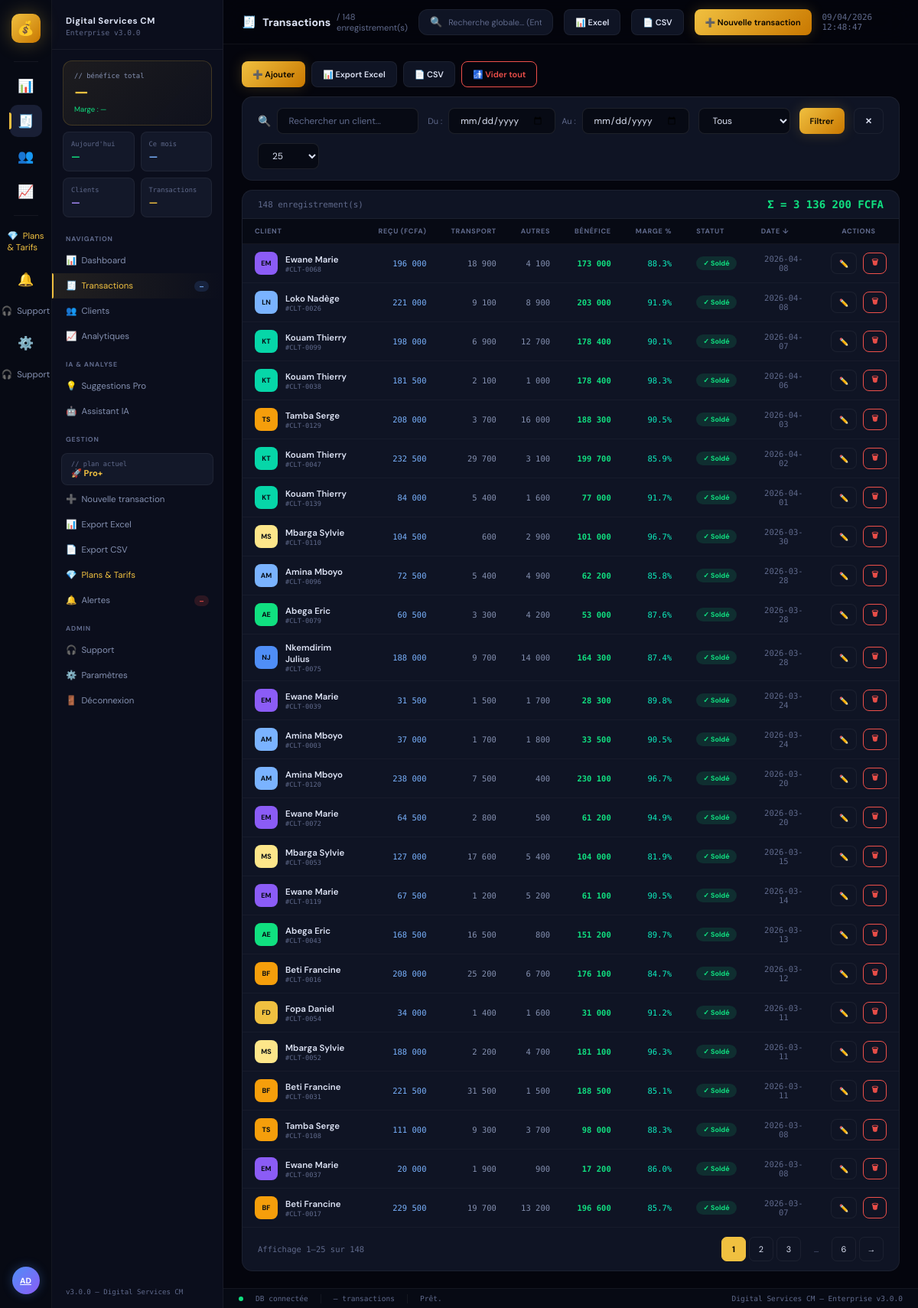
Page /transactions/ (signed in) on the committed database.
### app/models.py (models this page shows, shortened)
class User(UserMixin, db.Model):
    __tablename__ = "users"
    id         = db.Column(db.Integer, primary_key=True)
    username   = db.Column(db.String(80),  unique=True, nullable=False)
    email      = db.Column(db.String(120), unique=True, nullable=False)
    password_h = db.Column(db.String(256), nullable=False)
    role       = db.Column(db.String(20),  default="admin")  # admin | viewer
    created_at = db.Column(db.DateTime, default=datetime.utcnow)
    last_login = db.Column(db.DateTime)

class Transaction(db.Model):
    __tablename__ = "transactions"
    id           = db.Column(db.Integer, primary_key=True)
    client       = db.Column(db.String(120), nullable=False, index=True)
    montant_recu = db.Column(db.Float, nullable=False)
    transport    = db.Column(db.Float, default=0.0)
    autres       = db.Column(db.Float, default=0.0)
    date         = db.Column(db.String(10), nullable=False, index=True)
    statut       = db.Column(db.String(20), default="soldé")
    notes        = db.Column(db.Text, default="")
    created_at   = db.Column(db.DateTime, default=datetime.utcnow)
    updated_at   = db.Column(db.DateTime, default=datetime.utcnow,
                             onupdate=datetime.utcnow)
    @property
    def benefice(self) -> float:
        return round(self.montant_recu - self.transport - self.autres, 2)
    @property
    def marge(self) -> float:
        if self.montant_recu == 0:
            return 0.0
        return round(self.benefice / self.montant_recu * 100, 1)

### app/routes/transactions.py (the view)
@bp.route("/")
@login_required
def index():
    page     = request.args.get("page", 1, type=int)
    per_page = request.args.get("per_page", 25, type=int)
    search   = request.args.get("search", "")
    date_from= request.args.get("date_from", "")
    date_to  = request.args.get("date_to", "")
    statut   = request.args.get("statut", "")
    order_by = request.args.get("order_by", "date")
    desc     = request.args.get("desc", "1") == "1"
    txs, total = get_transactions(
        search=search, date_from=date_from or None,
        date_to=date_to or None, statut=statut or None,
        order_by=order_by, desc=desc,
        page=page, per_page=per_page)
    from math import ceil
    total_pages = max(1, ceil(total / per_page))
    return render_template("transactions/index.html",
        transactions=txs, total=total,
        page=page, per_page=per_page, total_pages=total_pages,
        search=search, date_from=date_from, date_to=date_to,
        statut=statut, order_by=order_by, desc=desc,
        active="transactions")

### templates/transactions/index.html (shortened to what this page needs)
{% extends "base.html" %}
{% block page_icon %}🧾{% endblock %}
{% block page_title %}Transactions{% endblock %}
{% block page_sub %}/ {{ total }} enregistrement(s){% endblock %}
{% block topbar_actions %}
<a href="{{ url_for('transactions.export_excel_route', search=search, date_from=date_from, date_to=date_to, statut=statut) }}" class="btn btn-ghost">📊 Excel</a>
<a href="{{ url_for('transactions.export_csv_route') }}" class="btn btn-ghost">📄 CSV</a>
{% endblock %}
{% block content %}
<div class="d-flex align-center justify-between mb-3" style="gap:10px;flex-wrap:wrap">
  <div class="d-flex gap-2" style="flex-wrap:wrap">
    <a href="{{ url_for('transactions.add') }}" class="btn btn-primary">➕ Ajouter</a>
    <a href="{{ url_for('transactions.export_excel_route') }}" class="btn btn-ghost">📊 Export Excel</a>
    <a href="{{ url_for('transactions.export_csv_route') }}" class="btn btn-ghost">📄 CSV</a>
    <form method="POST" action="{{ url_for('transactions.delete_all') }}" style="display:inline"
          onsubmit="return confirm('Supprimer TOUTES les transactions ? Action irréversible.')">
      <button type="submit" class="btn btn-danger">🚮 Vider tout</button>
    </form>
  </div>
</div>
<div class="card mb-3">
  <form method="GET" style="display:flex;align-items:center;gap:12px;flex-wrap:wrap;padding:14px 20px">
    <div class="d-flex align-center gap-2" style="flex:1;min-width:180px">
      <span style="color:var(--muted)">🔍</span>
      <input type="text" name="search" value="{{ search }}"
             placeholder="Rechercher un client..."
             class="form-control" style="height:34px">
    </div>
    <div class="d-flex align-center gap-2" style="flex-wrap:wrap">
      <span class="text-muted text-sm">Du :</span>
      <input type="date" name="date_from" value="{{ date_from }}"
             class="form-control" style="height:34px;width:140px">
      <span class="text-muted text-sm">Au :</span>
      <input type="date" name="date_to" value="{{ date_to }}"
             class="form-control" style="height:34px;width:140px">
    </div>
    <select name="statut" class="form-control" style="height:34px;width:120px">
      <option value="">Tous</option>
    </select>
    <button type="submit" class="btn btn-primary" style="height:34px">Filtrer</button>
    <a href="{{ url_for('transactions.index') }}" class="btn btn-ghost" style="height:34px">✕</a>
    <select name="per_page" class="form-control" style="height:34px;width:80px"
            onchange="this.form.submit()">
      {% for n in [10,25,50,100] %}
      <option value="{{ n }}" {% if per_page==n %}selected{% endif %}>{{ n }}</option>
      {% endfor %}
    </select>
  </form>
</div>
<div class="card">
  <div style="display:flex;justify-content:space-between;align-items:center;padding:10px 20px;border-bottom:1px solid var(--border)">
    <span class="text-muted text-sm text-mono">{{ total }} enregistrement(s)</span>
    {% set total_ben = namespace(val=0) %}
    {% for t in transactions %}{% set total_ben.val = total_ben.val + t.benefice %}{% endfor %}
    <span class="text-bold text-mono" style="color:{% if total_ben.val >= 0 %}var(--success){% else %}var(--danger){% endif %}">
      Σ = {{ total_ben.val|fmt_money }} FCFA
    </span>
  </div>
  <div class="table-wrap">
    <table>
      <thead>
        <tr>
          {% for col, label, align in [
            ('client','Client',''),
            ('montant_recu','Reçu (FCFA)','r'),
            ('transport','Transport','r'),
            ('autres','Autres','r'),
            ('benefice','Bénéfice','r'),
            ('marge','Marge %','r'),
            ('statut','Statut','c'),
            ('date','Date','c'),
          ] %}
          <th class="{{ align }}">
            <a href="?search={{ search }}&date_from={{ date_from }}&date_to={{ date_to }}&statut={{ statut }}&per_page={{ per_page }}&order_by={{ col }}&desc={{ '0' if order_by==col and desc else '1' }}">
              {{ label }}{% if order_by == col %} {{ '↓' if desc else '↑' }}{% endif %}
            </a>
          </th>
          {% endfor %}
          <th class="c">Actions</th>
        </tr>
      </thead>
      <tbody>
        {% for t in transactions %}
        <tr>
          <td>
            <div class="client-cell">
              <div class="avatar" style="background:{{ t.client|av_color }};color:#060c14">
                {{ t.client|initials }}
              </div>
              <div>
                <div class="client-name">{{ t.client }}</div>
                <div class="client-id">#CLT-{{ "%04d"|format(t.id) }}</div>
              </div>
            </div>
          </td>
          <td class="r text-blue text-mono">{{ t.montant_recu|fmt_money }}</td>
          <td class="r text-muted2 text-mono">{{ t.transport|fmt_money }}</td>
          <td class="r text-muted2 text-mono">{{ t.autres|fmt_money }}</td>
          <td class="r text-mono {% if t.benefice >= 0 %}pos{% else %}neg{% endif %}">{{ t.benefice|fmt_money }}</td>
          <td class="r text-mono" style="color:{% if t.marge >= 50 %}var(--teal){% else %}var(--warn){% endif %}">{{ t.marge }}%</td>
          <td class="c">
            {% if t.statut == 'soldé' %}<span class="badge badge-solde">✓ Soldé</span>
            {% elif t.statut == 'partiel' %}<span class="badge badge-partiel">⏳ Partiel</span>
            {% else %}<span class="badge badge-deficit">✗ Déficit</span>{% endif %}
          </td>
          <td class="c text-muted text-mono" style="font-size:.75rem">{{ t.date }}</td>
          <td class="c">
            <div class="d-flex gap-2" style="justify-content:center">
              <a href="{{ url_for('transactions.edit', tid=t.id) }}" class="btn btn-ghost btn-sm">✏️</a>
              <form method="POST" action="{{ url_for('transactions.delete', tid=t.id) }}"
                    style="display:inline"
                    onsubmit="return confirm('Supprimer « {{ t.client }} » ?')">
                <button type="submit" class="btn btn-danger btn-sm">🗑</button>
              </form>
            </div>
          </td>
        </tr>
        {% endfor %}
      </tbody>
    </table>
  </div>
  <div class="pag">
    <span class="pag-info">
      Affichage {{ ((page-1)*per_page)+1 if total else 0 }}–{{ [page*per_page, total]|min }} sur {{ total }}
    </span>
    <div class="pag-btns">
      {% for p in range(1, total_pages+1) %}
        {% if p == 1 or p == total_pages or (p >= page-2 and p <= page+2) %}
          <a href="?search={{ search }}&date_from={{ date_from }}&date_to={{ date_to }}&statut={{ statut }}&per_page={{ per_page }}&order_by={{ order_by }}&desc={{ '1' if desc else '0' }}&page={{ p }}"
             class="pag-btn {% if p == page %}active{% endif %}">{{ p }}</a>
        {% elif p == page-3 or p == page+3 %}
          <span class="pag-btn dots">…</span>
        {% endif %}
      {% endfor %}
      {% if page < total_pages %}
      <a href="?search={{ search }}&date_from={{ date_from }}&date_to={{ date_to }}&statut={{ statut }}&per_page={{ per_page }}&order_by={{ order_by }}&desc={{ '1' if desc else '0' }}&page={{ page+1 }}" class="pag-btn">→</a>
      {% endif %}
    </div>
  </div>
</div>
{% endblock %}

### templates/base.html (shortened to what this page needs)
<!DOCTYPE html>
<html lang="fr">
<head>
<link rel="stylesheet" href="{{ url_for('static', filename='css/main.css') }}">
</head>
<body>
<div class="shell">
  <nav class="rail">
    <a href="{{ url_for('dashboard.index') }}" class="rail-logo" title="Accueil">💰</a>
    <div class="rail-sep"></div>
    {% set nav = [
      ('dashboard.index',    '📊', 'Dashboard',    'dashboard'),
      ('transactions.index', '🧾', 'Transactions', 'transactions'),
      ('clients.index',      '👥', 'Clients',      'clients'),
      ('analytics.index',    '📈', 'Analytiques',  'analytics'),
    ] %}
    {% for endpoint, icon, label, key in nav %}
    <a href="{{ url_for(endpoint) }}"
       class="rail-icon {% if active == key %}active{% endif %}">
      {{ icon }}
    </a>
    {% endfor %}
    <div class="rail-sep"></div>
    <a href="{{ url_for('billing.pricing') }}"
       class="sb-item {% if active == 'billing' %}active{% endif %}"
       style="color:var(--gold)">
      💎&nbsp;&nbsp;Plans & Tarifs
    </a>
    <a href="{{ url_for('settings.alerts') }}"
       class="rail-icon {% if active == 'alerts' %}active{% endif %}"
       style="position:relative">
      🔔
    </a>
    <a href="{{ url_for('support.index') }}"
       class="sb-item {% if active == 'support' %}active{% endif %}">
      🎧&nbsp;&nbsp;Support
    </a>
    <a href="{{ url_for('settings.settings') }}"
       class="rail-icon {% if active == 'settings' %}active{% endif %}">
      ⚙️
    </a>
    <a href="{{ url_for('support.index') }}"
       class="sb-item {% if active == 'support' %}active{% endif %}">
      🎧&nbsp;&nbsp;Support
    </a>
    <a href="{{ url_for('settings.settings') }}"
       class="rail-avatar"
       title="{{ current_user.username if current_user.is_authenticated else '' }}">
      {{ current_user.username[:2].upper() if current_user.is_authenticated else 'AX' }}
    </a>
  </nav>
  <aside class="sidebar">
    <div class="sb-header">
      <h2>Digital Services CM</h2>
      <p>Enterprise v3.0.0</p>
    </div>
    <div class="sb-kpi">
      <div class="sb-kpi-label">// bénéfice total</div>
      <div class="sb-kpi-val" id="sb-total-val">—</div>
      <div class="sb-kpi-sub" id="sb-marge-val">Marge : —</div>
    </div>
    <div class="sb-mini-grid">
      <div class="sb-mini">
        <div class="sb-mini-label">Aujourd'hui</div>
        <div class="sb-mini-val text-success" id="sb-jour">—</div>
      </div>
      <div class="sb-mini">
        <div class="sb-mini-label">Ce mois</div>
        <div class="sb-mini-val text-blue" id="sb-mois">—</div>
      </div>
      <div class="sb-mini">
        <div class="sb-mini-label">Clients</div>
        <div class="sb-mini-val text-violet" id="sb-clients">—</div>
      </div>
      <div class="sb-mini">
        <div class="sb-mini-label">Transactions</div>
        <div class="sb-mini-val text-gold" id="sb-txs">—</div>
      </div>
    </div>
    <div class="sb-section">Navigation</div>
    {% for endpoint, icon, label, key in nav %}
    <a href="{{ url_for(endpoint) }}"
       class="sb-item {% if active == key %}active{% endif %}">
      {{ icon }}&nbsp;&nbsp;{{ label }}
      {% if key == 'transactions' %}
        <span class="sb-badge blue" id="sb-badge-tx">—</span>
      {% endif %}
    </a>
    {% endfor %}
    <div class="sb-section">IA & Analyse</div>
    <a href="{{ url_for('ai.suggestions') }}"
       class="sb-item {% if active == 'ai_suggestions' %}active{% endif %}"
       style="{% if not plan_ctx or plan_ctx.is_free %}opacity:.5{% endif %}">
      💡&nbsp;&nbsp;Suggestions Pro
    </a>
    <a href="{{ url_for('ai.chat') }}"
       class="sb-item {% if active == 'ai_chat' %}active{% endif %}"
       style="{% if not plan_ctx or plan_ctx.plan != 'pro_plus' %}opacity:.5{% endif %}">
      🤖&nbsp;&nbsp;Assistant IA
    </a>
    <div class="sb-section">Gestion</div>
    <div style="margin:6px 12px 2px;padding:8px 12px;background:var(--card2);border-radius:8px;border:1px solid var(--border)">
      <div style="font-size:.62rem;color:var(--muted);font-family:var(--mono)">// plan actuel</div>
      <div style="font-size:.8rem;font-weight:700;color:{{ plan_ctx.plan_info.color if plan_ctx else 'var(--muted)' }}">
        {{ plan_ctx.plan_info.icon if plan_ctx else '🆓' }}
        {{ plan_ctx.plan_info.name if plan_ctx else 'Gratuit' }}
      </div>
    </div>
    <a href="{{ url_for('transactions.add') }}" class="sb-item">➕&nbsp;&nbsp;Nouvelle transaction</a>
    <a href="{{ url_for('transactions.export_excel_route') }}" class="sb-item">📊&nbsp;&nbsp;Export Excel</a>
    <a href="{{ url_for('transactions.export_csv_route') }}" class="sb-item">📄&nbsp;&nbsp;Export CSV</a>
    <a href="{{ url_for('billing.pricing') }}"
       class="sb-item {% if active == 'billing' %}active{% endif %}"
       style="color:var(--gold)">
      💎&nbsp;&nbsp;Plans & Tarifs
    </a>
    <a href="{{ url_for('settings.alerts') }}"
       class="sb-item {% if active == 'alerts' %}active{% endif %}">
      🔔&nbsp;&nbsp;Alertes
      <span class="sb-badge red" id="sb-badge-alerts">—</span>
    </a>
    <div class="sb-section">Admin</div>
    <a href="{{ url_for('support.index') }}"
       class="sb-item {% if active == 'support' %}active{% endif %}">
      🎧&nbsp;&nbsp;Support
    </a>
    <a href="{{ url_for('settings.settings') }}"
       class="sb-item {% if active == 'settings' %}active{% endif %}">
      ⚙️&nbsp;&nbsp;Paramètres
    </a>
    <a href="{{ url_for('auth.logout') }}" class="sb-item">🚪&nbsp;&nbsp;Déconnexion</a>
    <div class="sb-ver">v3.0.0 — Digital Services CM</div>
  </aside>
  <div class="content">
    <header class="topbar">
      <div class="topbar-title">
        <span class="page-icon">{% block page_icon %}📊{% endblock %}</span>
        {% block page_title %}Dashboard{% endblock %}
        <span class="page-sub">{% block page_sub %}{% endblock %}</span>
      </div>
      <div class="topbar-search">
        <span style="color:var(--muted);font-size:13px">🔍</span>
        <input type="text" id="global-search"
               placeholder="Recherche globale... (Entrée)" autocomplete="off">
      </div>
      {% block topbar_actions %}{% endblock %}
      <a href="{{ url_for('transactions.add') }}" class="btn btn-primary">➕ Nouvelle transaction</a>
      <span class="text-mono text-muted text-sm" id="clock"></span>
    </header>
    <main class="page-scroll">
      {% block content %}{% endblock %}
    </main>
    <footer class="statusbar">
      <div class="status-dot"></div>
      <span>DB connectée</span>
      <span id="status-tx">— transactions</span>
      <span id="status-msg">Prêt.</span>
      <span style="margin-left:auto">Digital Services CM — Enterprise v3.0.0</span>
    </footer>
  </div>
</div>
</body>
</html>

### rows in the picture
User: username "AD"
Transaction: client|initials "EM", client "Ewane Marie", id "0068", montant_recu|fmt_money "196 000", transport|fmt_money "18 900", autres|fmt_money "4 100", benefice|fmt_money "173 000", marge "88.3", statut "✓ Soldé", date "2026-04-08"
Transaction: client|initials "LN", client "Loko Nadège", id "0026", montant_recu|fmt_money "221 000", transport|fmt_money "9 100", autres|fmt_money "8 900", benefice|fmt_money "203 000", marge "91.9", statut "✓ Soldé", date "2026-04-08"
Transaction: client|initials "KT", client "Kouam Thierry", id "0099", montant_recu|fmt_money "198 000", transport|fmt_money "6 900", autres|fmt_money "12 700", benefice|fmt_money "178 400", marge "90.1", statut "✓ Soldé", date "2026-04-07"
Transaction: client|initials "KT", client "Kouam Thierry", id "0038", montant_recu|fmt_money "181 500", transport|fmt_money "2 100", autres|fmt_money "1 000", benefice|fmt_money "178 400", marge "98.3", statut "✓ Soldé", date "2026-04-06"
Transaction: client|initials "TS", client "Tamba Serge", id "0129", montant_recu|fmt_money "208 000", transport|fmt_money "3 700", autres|fmt_money "16 000", benefice|fmt_money "188 300", marge "90.5", statut "✓ Soldé", date "2026-04-03"
Transaction: client|initials "KT", client "Kouam Thierry", id "0047", montant_recu|fmt_money "232 500", transport|fmt_money "29 700", autres|fmt_money "3 100", benefice|fmt_money "199 700", marge "85.9", statut "✓ Soldé", date "2026-04-02"
Transaction: client|initials "KT", client "Kouam Thierry", id "0139", montant_recu|fmt_money "84 000", transport|fmt_money "5 400", autres|fmt_money "1 600", benefice|fmt_money "77 000", marge "91.7", statut "✓ Soldé", date "2026-04-01"
Transaction: client|initials "MS", client "Mbarga Sylvie", id "0110", montant_recu|fmt_money "104 500", transport|fmt_money "600", autres|fmt_money "2 900", benefice|fmt_money "101 000", marge "96.7", statut "✓ Soldé", date "2026-03-30"
Transaction: client|initials "AM", client "Amina Mboyo", id "0096", montant_recu|fmt_money "72 500", transport|fmt_money "5 400", autres|fmt_money "4 900", benefice|fmt_money "62 200", marge "85.8", statut "✓ Soldé", date "2026-03-28"
Transaction: client|initials "AE", client "Abega Eric", id "0079", montant_recu|fmt_money "60 500", transport|fmt_money "3 300", autres|fmt_money "4 200", benefice|fmt_money "53 000", marge "87.6", statut "✓ Soldé", date "2026-03-28"
Transaction: client|initials "NJ", client "Nkemdirim Julius", id "0075", montant_recu|fmt_money "188 000", transport|fmt_money "9 700", autres|fmt_money "14 000", benefice|fmt_money "164 300", marge "87.4", statut "✓ Soldé", date "2026-03-28"
Transaction: client|initials "EM", client "Ewane Marie", id "0039", montant_recu|fmt_money "31 500", transport|fmt_money "1 500", autres|fmt_money "1 700", benefice|fmt_money "28 300", marge "89.8", statut "✓ Soldé", date "2026-03-24"
Transaction: client|initials "AM", client "Amina Mboyo", id "0003", montant_recu|fmt_money "37 000", transport|fmt_money "1 700", autres|fmt_money "1 800", benefice|fmt_money "33 500", marge "90.5", statut "✓ Soldé", date "2026-03-24"
Transaction: client|initials "AM", client "Amina Mboyo", id "0120", montant_recu|fmt_money "238 000", transport|fmt_money "7 500", autres|fmt_money "400", benefice|fmt_money "230 100", marge "96.7", statut "✓ Soldé", date "2026-03-20"
Transaction: client|initials "EM", client "Ewane Marie", id "0072", montant_recu|fmt_money "64 500", transport|fmt_money "2 800", autres|fmt_money "500", benefice|fmt_money "61 200", marge "94.9", statut "✓ Soldé", date "2026-03-20"
Transaction: client|initials "MS", client "Mbarga Sylvie", id "0053", montant_recu|fmt_money "127 000", transport|fmt_money "17 600", autres|fmt_money "5 400", benefice|fmt_money "104 000", marge "81.9", statut "✓ Soldé", date "2026-03-15"
Transaction: client|initials "EM", client "Ewane Marie", id "0119", montant_recu|fmt_money "67 500", transport|fmt_money "1 200", autres|fmt_money "5 200", benefice|fmt_money "61 100", marge "90.5", statut "✓ Soldé", date "2026-03-14"
Transaction: client|initials "AE", client "Abega Eric", id "0043", montant_recu|fmt_money "168 500", transport|fmt_money "16 500", autres|fmt_money "800", benefice|fmt_money "151 200", marge "89.7", statut "✓ Soldé", date "2026-03-13"
Transaction: client|initials "BF", client "Beti Francine", id "0016", montant_recu|fmt_money "208 000", transport|fmt_money "25 200", autres|fmt_money "6 700", benefice|fmt_money "176 100", marge "84.7", statut "✓ Soldé", date "2026-03-12"
Transaction: client|initials "FD", client "Fopa Daniel", id "0054", montant_recu|fmt_money "34 000", transport|fmt_money "1 400", autres|fmt_money "1 600", benefice|fmt_money "31 000", marge "91.2", statut "✓ Soldé", date "2026-03-11"
Transaction: client|initials "MS", client "Mbarga Sylvie", id "0052", montant_recu|fmt_money "188 000", transport|fmt_money "2 200", autres|fmt_money "4 700", benefice|fmt_money "181 100", marge "96.3", statut "✓ Soldé", date "2026-03-11"
Transaction: client|initials "BF", client "Beti Francine", id "0031", montant_recu|fmt_money "221 500", transport|fmt_money "31 500", autres|fmt_money "1 500", benefice|fmt_money "188 500", marge "85.1", statut "✓ Soldé", date "2026-03-11"
Transaction: client|initials "TS", client "Tamba Serge", id "0108", montant_recu|fmt_money "111 000", transport|fmt_money "9 300", autres|fmt_money "3 700", benefice|fmt_money "98 000", marge "88.3", statut "✓ Soldé", date "2026-03-08"
Transaction: client|initials "EM", client "Ewane Marie", id "0037", montant_recu|fmt_money "20 000", transport|fmt_money "1 900", autres|fmt_money "900", benefice|fmt_money "17 200", marge "86.0", statut "✓ Soldé", date "2026-03-08"
Transaction: client|initials "BF", client "Beti Francine", id "0017", montant_recu|fmt_money "229 500", transport|fmt_money "19 700", autres|fmt_money "13 200", benefice|fmt_money "196 600", marge "85.7", statut "✓ Soldé", date "2026-03-07"

### other values in the picture
{{ icon }} "📊" "🧾" "👥" "📈"
{{ label }} "Dashboard" "Transactions" "Clients" "Analytiques"
{{ plan_ctx.plan_info.icon if plan_ctx else '🆓' }} "🚀"
{{ plan_ctx.plan_info.name if plan_ctx else 'Gratuit' }} "Pro+"
{{ total }} "148"
{{ total_ben.val|fmt_money }} "3 136 200"
{{ label }} "CLIENT" "REÇU (FCFA)" "TRANSPORT" "AUTRES" "BÉNÉFICE" "MARGE %" "STATUT" "DATE"
{{ '↓' if desc else '↑' }} "↓"
{{ ((page-1)*per_page)+1 if total else 0 }} "1"
{{ [page*per_page, total]|min }} "25"
{{ p }} "1" "2" "3" "6"
form field per_page "25"
